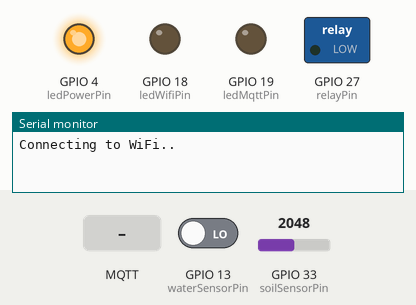
Simulated run of this sketch. Board: ESP32. Parts: switched loads named in the sketch (green lamp = pin HIGH), output pins drawn as LEDs (lit = HIGH), the last lines printed to the serial monitor. Inputs (shaded band) come from the test bench; at power-on: GPIO 13 (waterSensorPin) LOW, GPIO 33 (soilSensorPin) = 2048. WiFi joins after 1.5 s; servers stay silent unless stated; no MQTT or app messages arrive unless stated.

Above: at 0.1 s.
At 2.01 s:
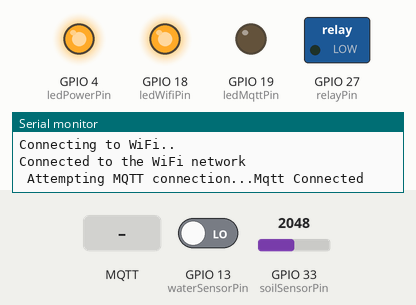
At 3.2 s:
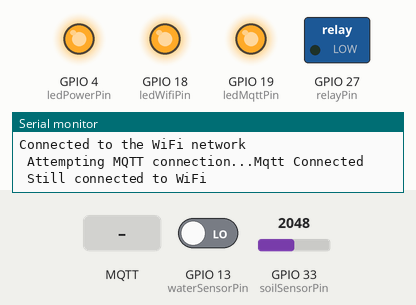
3.3 s: MQTT message "Automatis" arrives on the first subscribed topic
5.5 s: GPIO 13 (waterSensorPin) driven HIGH
9.7 s: MQTT message "Manual" arrives on the first subscribed topic
12.1 s: MQTT message "ON" arrives on the first subscribed topic
Timing chart, 0 to 15.1 s (numbered marks = the images above; inputs shaded):
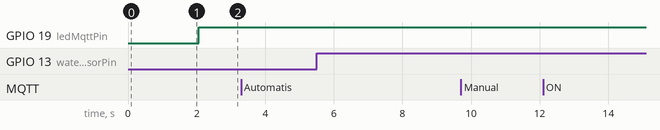

The sketch:

mediaTanah1.ino
```cpp
#include <WiFi.h>
#include <PubSubClient.h>
#include <Wire.h>
#include <Adafruit_Sensor.h>
#include <Adafruit_BME280.h>

WiFiClient espClient;
PubSubClient client(espClient);
Adafruit_BME280 bme;

//MQTT Topics
//------>Publish
const char *clientId = "petra/iot/krpl/serpis/esp32MediaTanah1";
const char *mediaTanah1HeartBeatTopic = "petra/iot/krpl/serpis/monitor/mediatanah1/heartbeat";
const char *mediaTanahKelembapanTanah1Topic = "petra/iot/krpl/serpis/monitor/mediatanah/kelembapan_tanah1";
const char *mediaTanahSprayerMonitorTopic   = "petra/iot/krpl/serpis/monitor/mediatanah/sprayer_mediatanah";
const char *mediaTanahTandonTopic = "petra/iot/krpl/serpis/monitor/mediatanah/tandon_sprayer";

//----->Subscribe
const char *sistemKontrolModeTopic  = "petra/iot/krpl/serpis/kontrol/mode";
const char *mediaTanahKelembapanTanah2Topic = "petra/iot/krpl/serpis/monitor/mediatanah/kelembapan_tanah2";
const char *mediaTanahKelembapanTanah3Topic = "petra/iot/krpl/serpis/monitor/mediatanah/kelembapan_tanah3";
const char *mediaTanahKelembapanTanah4Topic = "petra/iot/krpl/serpis/monitor/mediatanah/kelembapan_tanah4";
const char *mediaTanahSprayerKontrolTopic = "petra/iot/krpl/serpis/kontrol/mediatanah/sprayer_mediatanah";
const char *mediaTanahSprayerOnThresholdValueTopic = "petra/iot/krpl/serpis/kontrol/mediatanah/sprayer_mediatanah/on_thres_value";
const char *mediaTanahSprayerOffThresholdValueTopic = "petra/iot/krpl/serpis/kontrol/mediatanah/sprayer_mediatanah/off_thres_value";
const char *mediaTanahSoilMoistureDryCalibrationTopic = "petra/iot/krpl/serpis/kontrol/mediatanah/kelembapan_tanah1/dry_cal";
const char *mediaTanahSoilMoistureWetCalibrationTopic = "petra/iot/krpl/serpis/kontrol/mediatanah/kelembapan_tanah/wet_cal";

//WiFi
const char *ssid = "KRPLSERPIS";
const char *password = "krplserp1s";

//MQTT Broker
const char *mqtt_broker = "203.189.123.207";
const char *mqtt_username = "";
const char *mqtt_password = "";
const int mqtt_port = 1883;

//Pin
const byte relayPin = 27;
const byte soilSensorPin = 33;
const byte waterSensorPin = 13;//
const byte ledPowerPin = 4;//
const byte ledWifiPin = 18;
const byte ledMqttPin = 19;

//States
byte relayState = LOW;
byte waterSensorState_1 = LOW;
bool automaticMode = false;
bool manualMode = false;
bool onThresholdReceived = false;
bool offThresholdReceived = false;
char *waterSensorStatus = "Habis";

//Threshold & Calibration
int soilDryCal = 1900;
int soilWetCal = 1090;
const int soilMaxReading = soilDryCal;
const int soilMinReading = soilWetCal;
int sprayerOnThreshold = 0;
int sprayerOffThreshold = 0;

//Sensor Variable
int soilMoistureRealValue = 0;
int soilSensorPercentage1 = 0;
int soilSensorPercentage2 = 0;
int soilSensorPercentage3 = 0;
int soilSensorPercentage4 = 0;
int soilAveragePercentage = 0;

//Intervals
unsigned long previousPublishMillis = 0;
unsigned long previousReadSensorsMillis = 0;
unsigned long previousMillis = 0;
unsigned long mqttPublishInterval = 20*1000;
unsigned long readWaterSensorsInterval = 2*1000;

void setup() {
  Serial.begin(9600); // open serial port, set the baud rate to 9600 bps
  int counterWifi = 0;

  pinMode(ledPowerPin, OUTPUT); digitalWrite(ledPowerPin, HIGH);
  pinMode(ledWifiPin, OUTPUT);
  pinMode(ledMqttPin, OUTPUT);
  pinMode(relayPin, OUTPUT);
  pinMode(soilSensorPin, INPUT);
  pinMode(waterSensorPin, INPUT_PULLDOWN);

  WiFi.begin(ssid, password);
  WiFi.begin(ssid, password);
  while (WiFi.status() != WL_CONNECTED){
    if (counterWifi== 20){
      ESP.restart();
    }
    counterWifi+=1;
    Serial.println("Connecting to WiFi..");
    delay(1000);
    digitalWrite(ledWifiPin, LOW);
  } Serial.println("Connected to the WiFi network"); digitalWrite(ledWifiPin, HIGH);

  client.setServer(mqtt_broker, mqtt_port);
  client.setCallback(callback);

}

void maintainWifiConn(){
  int counterWifi = 0;
  while (WiFi.status() != WL_CONNECTED){
  if (counterWifi== 5){
      ESP.restart();
  }
  counterWifi+=1;
    Serial.print("\n Connecting to WiFi again..."); Serial.print(counterWifi);
    Serial.print("\n ");
    digitalWrite(ledWifiPin, LOW);
    delay(1000);
  }
  Serial.print("\n Still connected to WiFi ");
  client.publish(mediaTanah1HeartBeatTopic, "ON");
}

void maintainMqttConn(){
   if (!client.connected()){
    digitalWrite(ledMqttPin, LOW);
      mqttReconnect();
   }
}

void mqttReconnect(){
  int counterMqtt = 0;
  while (!client.connected()) {
    if (counterMqtt==5){
      ESP.restart();
    }
  counterMqtt+=1;
  Serial.print("\n Attempting MQTT connection...");
  digitalWrite(ledMqttPin, LOW);
  if (client.connect(clientId)) {
      Serial.println("Mqtt Connected");
      client.subscribe(sistemKontrolModeTopic);
      client.subscribe(mediaTanahKelembapanTanah2Topic);
      client.subscribe(mediaTanahKelembapanTanah3Topic);
      client.subscribe(mediaTanahKelembapanTanah4Topic);
      client.subscribe(mediaTanahSprayerKontrolTopic);
      client.subscribe(mediaTanahSprayerOnThresholdValueTopic);
      client.subscribe(mediaTanahSprayerOffThresholdValueTopic);
      client.subscribe(mediaTanahSoilMoistureDryCalibrationTopic);
      client.subscribe(mediaTanahSoilMoistureWetCalibrationTopic);
      digitalWrite(ledMqttPin, HIGH);
  } else {
      Serial.print("failed, rc=");
      Serial.print(client.state());
      Serial.println("try again in 5 seconds");
      delay(5000);
    }
  }
}

void callback(char* topic, byte* message, unsigned int length){
  Serial.print("\n Message arrived on topic: "); Serial.print(topic);
  Serial.print("\n Message: ");
  String messageTemp;

  for (int i = 0; i < length; i++){
    Serial.print((char)message[i]);
    messageTemp += (char)message[i];
  }

  if (String(topic) == sistemKontrolModeTopic){
    if (messageTemp == "Automatis"){
        manualMode = false;
        automaticMode = true;
    } else if (messageTemp == "Manual"){
        manualMode = true;
        automaticMode = false;
    }
  }

  if (String(topic) == mediaTanahSprayerKontrolTopic){
    if (messageTemp == "ON"){
        relayState = HIGH;
    } else if (messageTemp == "OFF"){
        relayState = LOW;
    }
  }

  if (String(topic) == mediaTanahSprayerOnThresholdValueTopic){
    sprayerOnThreshold = messageTemp.toInt();
    onThresholdReceived = true;
  }

  if (String(topic) == mediaTanahSprayerOffThresholdValueTopic){
    sprayerOffThreshold = messageTemp.toInt();
    offThresholdReceived = true;
  }

  /*
  if (String(topic) == mediaTanahSoilMoistureDryCalibrationTopic){
    soilDryCal = messageTemp.toInt();
  }

  if (String(topic) == mediaTanahSoilMoistureWetCalibrationTopic){
    soilWetCal = messageTemp.toInt();
  }
  */

  if (String(topic) == mediaTanahKelembapanTanah2Topic){
    soilSensorPercentage2 = messageTemp.toInt();
  }

  if (String(topic) == mediaTanahKelembapanTanah3Topic){
    soilSensorPercentage3 = messageTemp.toInt();
  }

  if (String(topic) == mediaTanahKelembapanTanah4Topic){
    soilSensorPercentage4 = messageTemp.toInt();
  }
}

void loop(){
  client.loop();
  if (automaticMode == true && manualMode == false){
    automaticControl();
    readSoilSensors();
    readWaterSensors();
    waterSensorsMqttMsg();
    publishSensorsReadings();
    publishRelayStatus();
  }

  if (automaticMode == false && manualMode == true){
    manualControl();
    readSoilSensors();
    readWaterSensors();
    waterSensorsMqttMsg();
    publishSensorsReadings();
    publishRelayStatus();
  }
    maintainMqttConn();
    maintainWifiConn();
  delay(2000);
}

void automaticControl(){
  Serial.print("\n\n ----Kontrol Automatis----");
  Serial.print("\n Sprayer On Threshold:"); Serial.print(sprayerOnThreshold);
  Serial.print("\n Sprayer Off Threshold:"); Serial.print(sprayerOffThreshold);
  if(onThresholdReceived == true && offThresholdReceived == true){
    if (soilAveragePercentage <= sprayerOnThreshold){
      digitalWrite(relayPin, HIGH);
    } else if (soilAveragePercentage >= sprayerOffThreshold){
      digitalWrite(relayPin, LOW);
    }
  } else {
    //do nun.
  }
}

void manualControl(){
  //digitalWrite(relayPin, LOW);
  Serial.print("\n\n ----Kontrol Manual----");
  digitalWrite(relayPin, relayState);
}

void readSoilSensors(){
  soilMoistureRealValue = analogRead(soilSensorPin);
  soilSensorPercentage1 = map(constrain(soilMoistureRealValue, soilMinReading, soilMaxReading), soilDryCal, soilWetCal, 0, 100);
  soilAveragePercentage = (soilSensorPercentage1+soilSensorPercentage2+soilSensorPercentage3+soilSensorPercentage4)/4;

  Serial.print("\n Soil Real Value:"); Serial.print(soilMoistureRealValue);
  Serial.print("\n Soil 1 :"); Serial.print(soilSensorPercentage1); Serial.print("%");
  Serial.print("\n Soil 2 :"); Serial.print(soilSensorPercentage2); Serial.print("%");
  Serial.print("\n Soil 3 :"); Serial.print(soilSensorPercentage3); Serial.print("%");
  Serial.print("\n Soil 4 :"); Serial.print(soilSensorPercentage4); Serial.print("%");
  Serial.print("\n Soil Average :"); Serial.print(soilAveragePercentage); Serial.print("%");
}

void readWaterSensors(){
  if(millis() > previousReadSensorsMillis + readWaterSensorsInterval){
    previousReadSensorsMillis = millis();
    waterSensorState_1 = digitalRead(waterSensorPin);
  }
}

void waterSensorsMqttMsg(){
    //water 1
    if (waterSensorState_1 == LOW){
      waterSensorStatus = "Habis";
    } else {
      waterSensorStatus = "Penuh";
    }
    Serial.print("\n Gentong Sprayer:"); Serial.print(waterSensorStatus);
}

void publishSensorsReadings(){
  if(millis() > previousPublishMillis + mqttPublishInterval){
    previousPublishMillis = millis();
    client.publish(mediaTanahKelembapanTanah1Topic, String(soilSensorPercentage1).c_str(), true);
    client.publish(mediaTanahTandonTopic, String(waterSensorStatus).c_str(), true);
  }
}

void publishRelayStatus(){
  if(digitalRead(relayPin) == HIGH){
    client.publish(mediaTanahSprayerMonitorTopic,"ON", true);
    Serial.print("\n Relay status:"); Serial.print("ON");
  } else {
    client.publish(mediaTanahSprayerMonitorTopic,"OFF", true);
    Serial.print("\n Relay status:"); Serial.print("OFF");
  }
}
```
